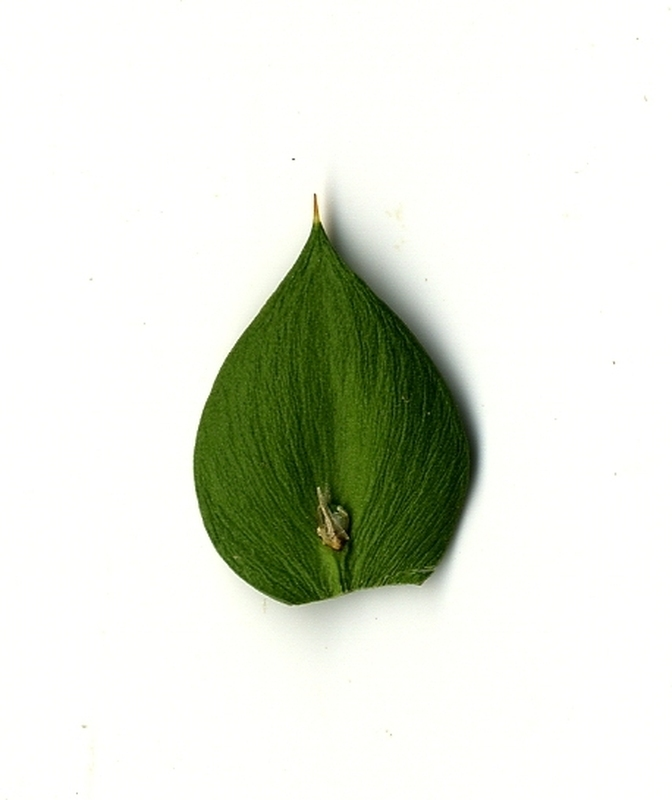
#> input picture 4/images/1.jpg, 672 x 800 px, given in place of images, which was not available
$ python main.py
#> lines starting #> are read from the running program, lines starting #| are printed output that depends on the picture; after the words box and inside, x2 and y2 are one past the last pixel; in counts of white or black regions, pixels touching at a corner belong together; long printed decimals are rounded; pictures that were not available may be replaced by others from this repository, and a replacement may not be noted
#> the answer given: images
import os

import cv2
import numpy as np

def get_countours(img):
#> called with img = './query/images'
    image = cv2.imread(img)
#> image is the input picture: shape (800, 672, 3); mean B, G, R 218, 228.9, 224.7
    greyscale_image = cv2.cvtColor(image, cv2.COLOR_BGR2GRAY)
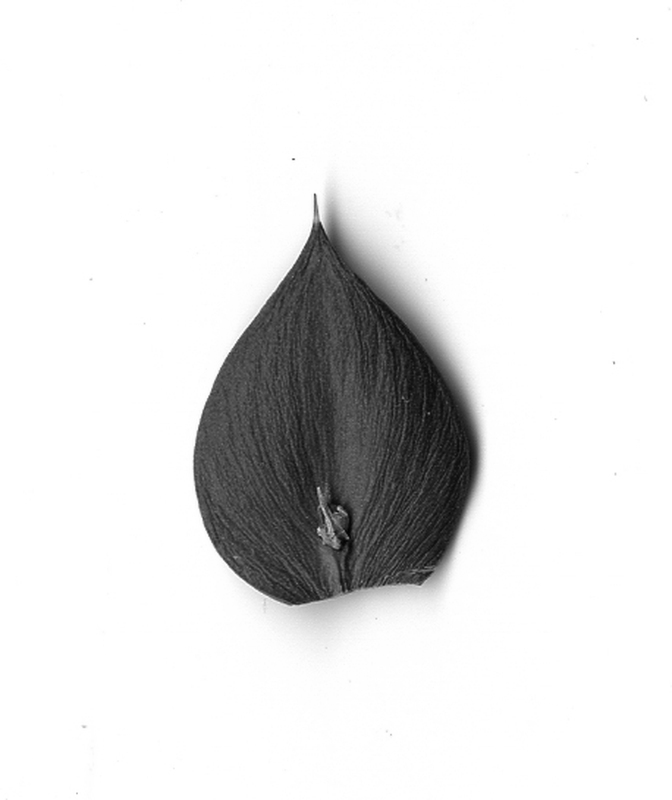
#> greyscale_image: shape (800, 672); min 2, max 255, mean 226.5

    blurred_image = cv2.GaussianBlur(greyscale_image, (5, 5), 0)
    _, threshold_image = cv2.threshold(blurred_image, 0, 255, cv2.THRESH_BINARY + cv2.THRESH_OTSU)
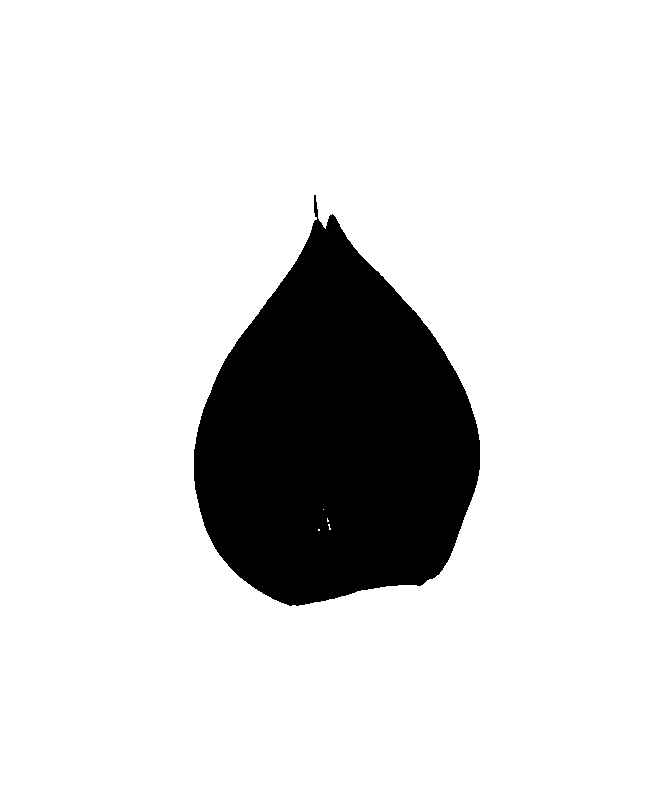
#> threshold_image: shape (800, 672); 85.8% white; 1 black region, box (x1, y1, x2, y2) and area: (194, 195, 480, 606) 76316

    morphed_image = cv2.morphologyEx(threshold_image, cv2.MORPH_OPEN, kernel=np.ones((5, 5)), iterations=1)
#> morphed_image: shape (800, 672); 85.8% white; 1 black region, box (x1, y1, x2, y2) and area: (194, 195, 480, 606) 76357
    inverted_image = 255 - morphed_image
#> inverted_image: shape (800, 672); 14.2% white; 1 white region

    contours, _ = cv2.findContours(inverted_image, cv2.RETR_TREE, cv2.CHAIN_APPROX_SIMPLE)
#> contours = 1 contour; box (x1, y1, x2, y2) and area: (194, 195, 480, 606) 75861
    final_image = cv2.drawContours(np.zeros(inverted_image.shape, np.uint8), contours, -1, 255, 1)
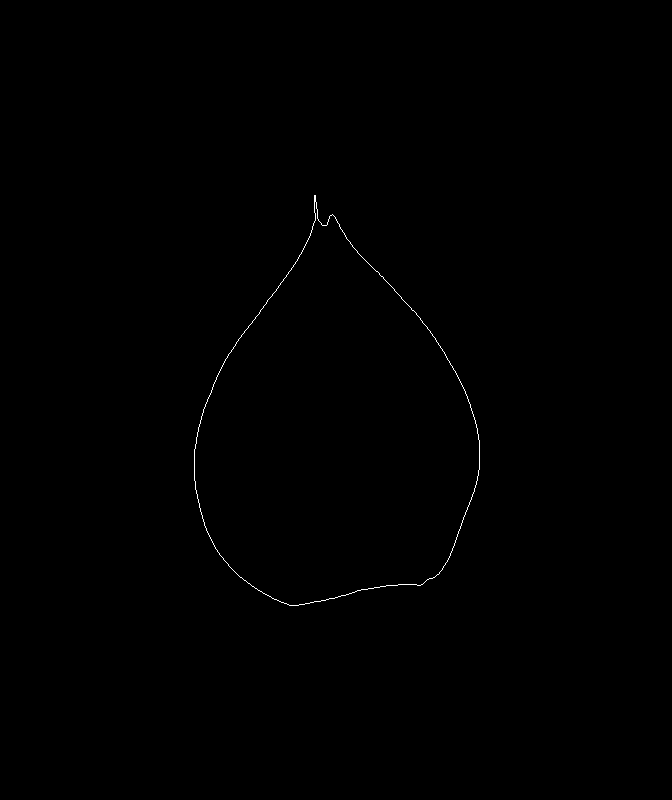
#> final_image: shape (800, 672); 0.18% white in thin lines or dots, all inside (x1, y1, x2, y2) = (194, 195, 480, 606)

    cv2.imwrite(os.path.join('./results', os.path.basename(img)), final_image)

    return contours[0]


def main():
    similarities = {}
    input_folder = './images/'
    query_folder = './query/'

    query_image = get_countours(os.path.join(query_folder, input('Image: ')))
    images = [os.path.join(input_folder, i)
              for i in os.listdir(input_folder)
              if os.path.isfile(os.path.join(input_folder, i))]

    for image in images:
        contours = get_countours(image)
#> contours = contour of 519 points, box (x1, y1, x2, y2) (194, 195, 480, 606), area 75861
        similarities[os.path.basename(image)] = cv2.matchShapes(query_image, contours, 1, 0)
#> pass 2 of the loop in main, `for image in images:`:
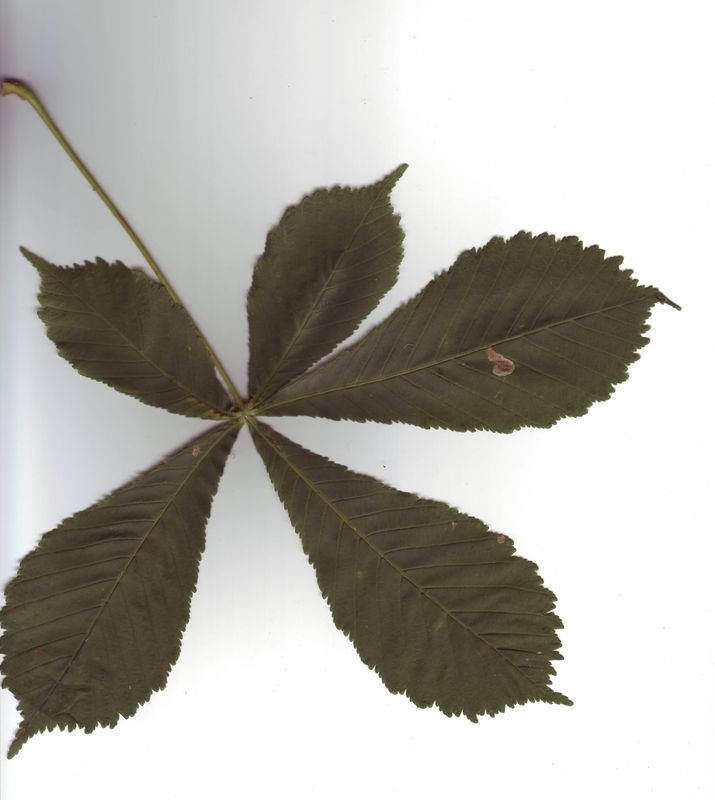
#> input picture 4/images/10000.jpg, 715 x 800 px
#> in get_countours, image is the input picture: shape (800, 715, 3); mean B, G, R 173.9, 179.8, 181.8
#> greyscale_image: shape (800, 715)
#> blurred_image: shape (800, 715)
#> in get_countours (call 3), `_, threshold_image = cv2.threshold(blurred_image, 0, 255, cv2.THRESH_B..`:
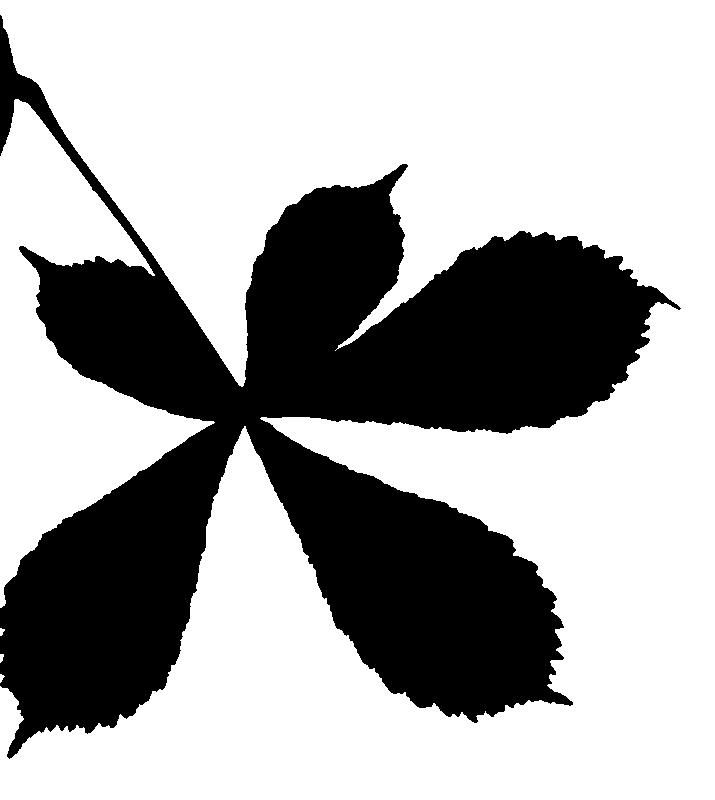
#> threshold_image: shape (800, 715); 66.9% white; 1 black region, box (x1, y1, x2, y2) and area: (0, 15, 681, 759) 189468
#> morphed_image: shape (800, 715); 66.8% white; 1 black region, box (x1, y1, x2, y2) and area: (0, 15, 681, 759) 190119
#> inverted_image: shape (800, 715); 33.2% white; 1 white region
#> in get_countours (call 3), `contours, _ = cv2.findContours(inverted_image, cv2.RETR_TREE, cv2.CHAI..`: contours = 1 contour; box (x1, y1, x2, y2) and area: (0, 15, 681, 759) 187922
#> in get_countours (call 3), `final_image = cv2.drawContours(np.zeros(inverted_image.shape, np.uint8..`:
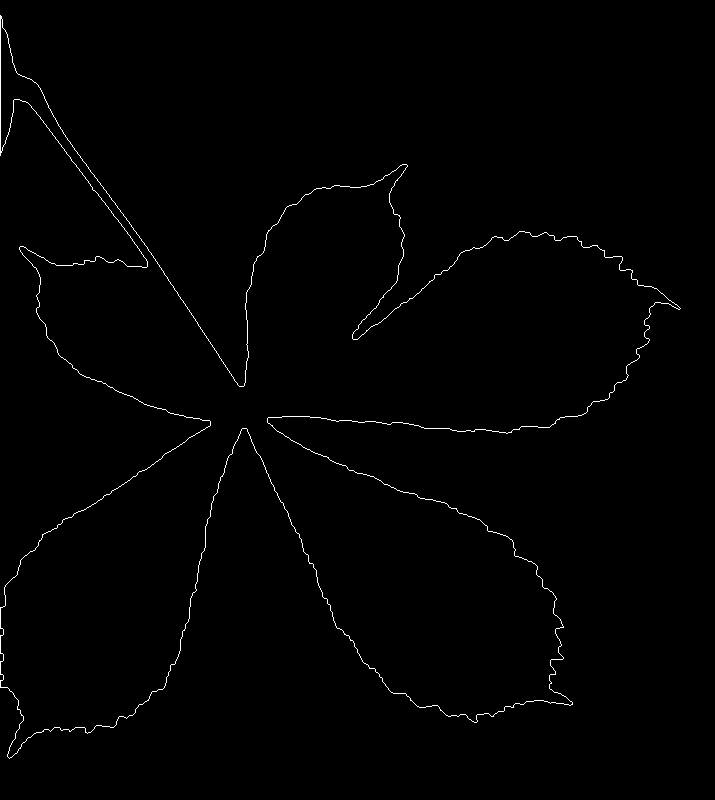
#> final_image: shape (800, 715); 0.77% white in thin lines or dots, all inside (x1, y1, x2, y2) = (0, 15, 681, 759)
#> in main, `contours = get_countours(image)`: contours = contour of 2105 points, box (x1, y1, x2, y2) (0, 15, 681, 759), area 187922
#> pass 3 of the loop in main, `for image in images:`:
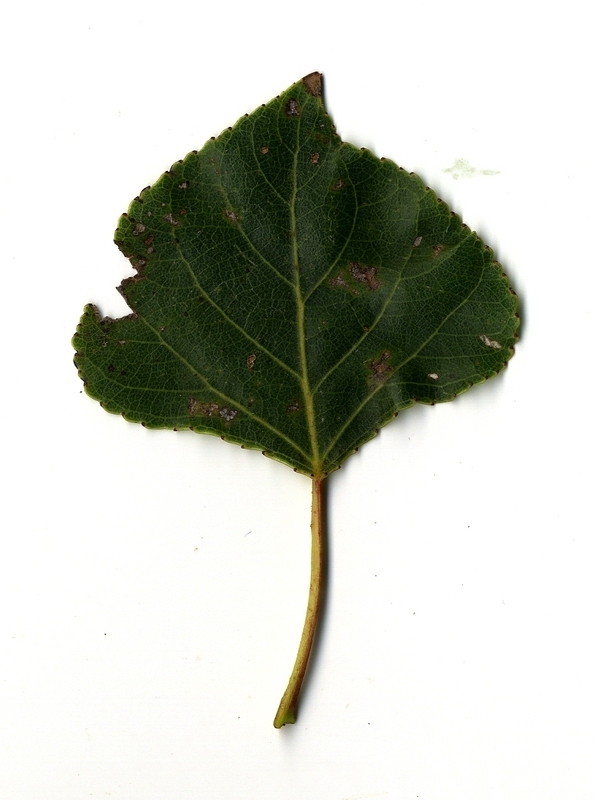
#> input picture 4/images/10001.jpg, 596 x 800 px
#> in get_countours, image is the input picture: shape (800, 596, 3); mean B, G, R 195.5, 204.3, 201.6
#> greyscale_image: shape (800, 596)
#> blurred_image: shape (800, 596)
#> in get_countours (call 4), `_, threshold_image = cv2.threshold(blurred_image, 0, 255, cv2.THRESH_B..`:
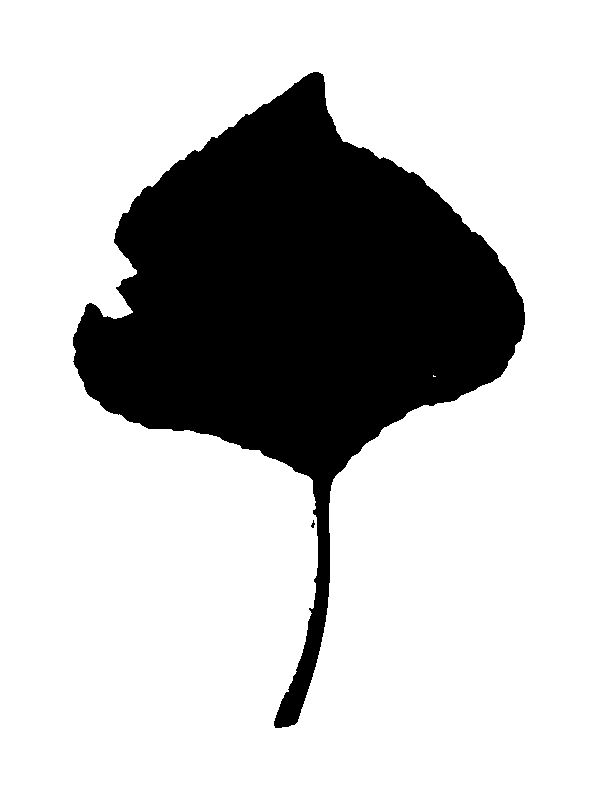
#> threshold_image: shape (800, 596); 75.9% white; 2 black regions (1 under 20 px), largest, box (x1, y1, x2, y2) and area: (73, 72, 525, 728) 114698
#> morphed_image: shape (800, 596); 75.9% white; 1 black region, box (x1, y1, x2, y2) and area: (73, 72, 525, 728) 114793
#> inverted_image: shape (800, 596); 24.1% white; 1 white region
#> in get_countours (call 4), `contours, _ = cv2.findContours(inverted_image, cv2.RETR_TREE, cv2.CHAI..`: contours = 1 contour; box (x1, y1, x2, y2) and area: (73, 72, 525, 728) 113910
#> in get_countours (call 4), `final_image = cv2.drawContours(np.zeros(inverted_image.shape, np.uint8..`:
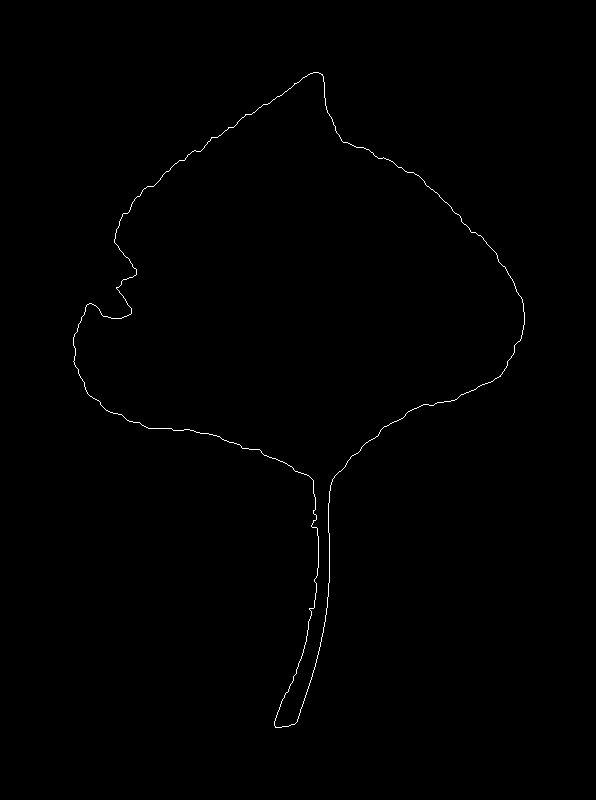
#> final_image: shape (800, 596); 0.37% white in thin lines or dots, all inside (x1, y1, x2, y2) = (73, 72, 525, 728)
#> in main, `contours = get_countours(image)`: contours = contour of 829 points, box (x1, y1, x2, y2) (73, 72, 525, 728), area 113910
#> the loop made 4 passes; the first 3 are shown

    for k, v in sorted(similarities.items(), key=lambda x: x[1]):
        print(f'{k}:\t{v}')
#> this loop made 4 passes
#> (k, v) on passes 1 to 4: ('1.jpg', 0), ('10001.jpg', 0.186), ('10002.jpg', 0.218), ('10000.jpg', 0.639)
#| 1.jpg:	0.0
#| 10001.jpg:	0.1856
#| 10002.jpg:	0.2185
#| 10000.jpg:	0.6385


if __name__ == '__main__':
    main()

# се применуваат други алгоритми пред добивање на контури за повисок квалитет
# контурите се зачувувани во фолдерот results
# генерално споредба на лист со дршка (стебло) со лист без дава многу мала сличност и обратно (голем број враќа функцијата matchShapes)
# функцијата враќа број блиску до 0 за сличните листови, а враќа 0 за споредба меѓу едната иста слика
# резултатите се печатат во редослед на сличност, опаѓачки
